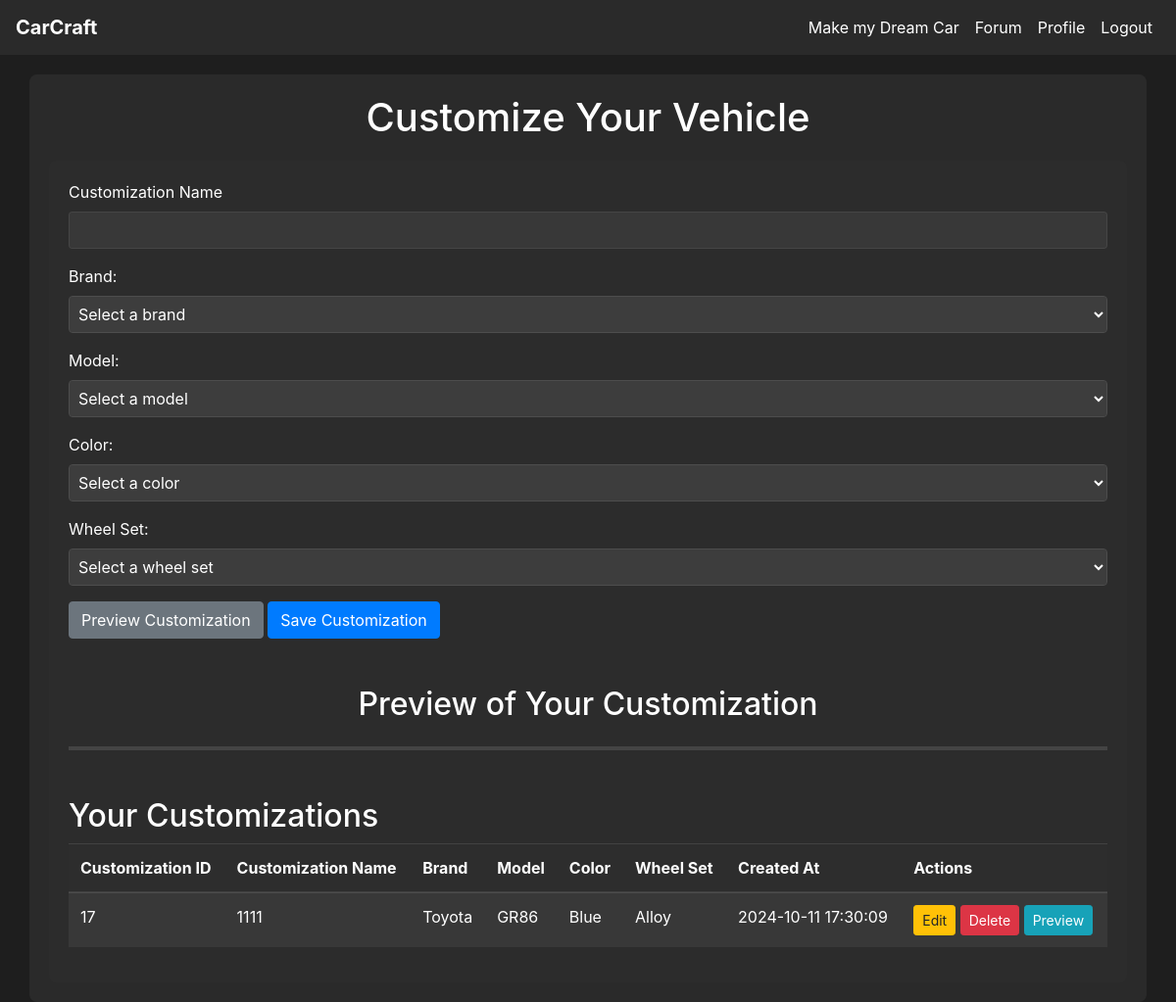
The page /customize (signed in) on the database its author committed.
### tables this page shows
CREATE TABLE customization (
    customization_id INTEGER PRIMARY KEY AUTOINCREMENT,
    customization_name VARCHAR(100) NOT NULL,
    user_id INTEGER NOT NULL,
    model_id INTEGER NOT NULL,
    color_id INTEGER NOT NULL,
    wheel_id INTEGER NOT NULL,
    created_at DATETIME DEFAULT CURRENT_TIMESTAMP,
    FOREIGN KEY (user_id) REFERENCES user(user_id),
    FOREIGN KEY (model_id) REFERENCES model(model_id),
    FOREIGN KEY (color_id) REFERENCES color(color_id),
    FOREIGN KEY (wheel_id) REFERENCES wheel_set(wheel_id)
);

CREATE TABLE brand (
    brand_id INTEGER PRIMARY KEY AUTOINCREMENT,
    name VARCHAR(20)
);

CREATE TABLE model (
    model_id INTEGER PRIMARY KEY AUTOINCREMENT,
    brand_id INTEGER NOT NULL,
    type_id INTEGER NOT NULL,
    name VARCHAR(100) NOT NULL,
    FOREIGN KEY (brand_id) REFERENCES brand(brand_id),
    FOREIGN KEY (type_id) REFERENCES vehicle_type(type_id)
);

CREATE TABLE color (
    color_id INTEGER PRIMARY KEY AUTOINCREMENT,
    name VARCHAR(50)
);

CREATE TABLE wheel_set (
    wheel_id INTEGER PRIMARY KEY AUTOINCREMENT,
    name VARCHAR(100),
    description TEXT
);

### app.py (the view, shortened to what this page needs)
@app.route('/customize', methods=['GET', 'POST'])
@login_required
def customize():
    db = get_db_connection()
    brands = db.execute('SELECT brand_id, name FROM brand').fetchall()
    colors = db.execute('SELECT color_id, name FROM color').fetchall()
    wheels = db.execute('SELECT wheel_id, name FROM wheel_set').fetchall()
    models = []
    if brands:
        default_brand_id = brands[0]['brand_id']
        models = db.execute('SELECT model_id, name FROM model WHERE brand_id = ?', (default_brand_id,)).fetchall()
    customizations = db.execute('''
        SELECT customization.customization_id, customization.customization_name,
               brand.name AS brand_name, model.name AS model_name,
               color.name AS color_name, wheel_set.name AS wheel_name,
               customization.created_at
        FROM customization
        JOIN model ON customization.model_id = model.model_id
        JOIN brand ON model.brand_id = brand.brand_id
        JOIN color ON customization.color_id = color.color_id
        JOIN wheel_set ON customization.wheel_id = wheel_set.wheel_id
        WHERE customization.user_id = ?
    ''', (current_user.id,)).fetchall()
    return render_template('customize.html', brands=brands, colors=colors,
                           wheels=wheels, models=models, customizations=customizations)

### app.py (called while the page is built)
def get_db_connection():
    conn = sqlite3.connect(DATABASE)
    conn.row_factory = sqlite3.Row  # This enables column access by name: row['column_name']
    return conn

@login_manager.user_loader
def load_user(user_id):
    return User.get(user_id)

    @staticmethod
    def get(user_id):
        conn = get_db_connection()
        user_data = conn.execute('SELECT * FROM user WHERE user_id = ?', (user_id,)).fetchone()
        conn.close()
        if user_data:
            return User(
                user_id=user_data['user_id'],
                username=user_data['username'],
                email=user_data['email'],
                password_hash=user_data['password_hash'],
                admin=bool(user_data['admin'])
            )
        return None

### templates/customize.html (shortened to what this page needs)
{% extends 'base.html' %}
{% block content %}
<h1 class="text-center">Customize Your Vehicle</h1>
<div class="container">
    <form id="customization-form" method="POST" action="{{ url_for('customize') }}" class="mb-5">
        <div class="form-group">
            <label for="customization_name">Customization Name</label>
            <input type="text" id="customization_name" name="customization_name" class="form-control" value="{{ customization.customization_name if customization else '' }}" required>
        </div>
        <div class="form-group">
            <label for="brand_id">Brand:</label>
            <select name="brand_id" id="brand_id" class="form-control" required>
                <option value="" disabled selected>Select a brand</option>
            </select>
        </div>
        <div class="form-group">
            <label for="model_id">Model:</label>
            <select name="model_id" id="model_id" class="form-control" required>
                <option value="" disabled selected>Select a model</option>
            </select>
        </div>
        <div class="form-group">
            <label for="color_id">Color:</label>
            <select name="color_id" id="color_id" class="form-control">
                <option value="" disabled selected>Select a color</option>
            </select>
        </div>
        <div class="form-group">
            <label for="wheel_id">Wheel Set:</label>
            <select name="wheel_id" id="wheel_id" class="form-control">
                <option value="" disabled selected>Select a wheel set</option>
            </select>
        </div>
        <button type="button" id="preview-button" class="btn btn-secondary">Preview Customization</button>
        <button type="submit" class="btn btn-primary">Save Customization</button>
    </form>
    <h2 id="preview-of-your-customization" class="text-center mb-4">Preview of Your Customization</h2>
    <div id="car-viewer" class="mb-5"></div>
    <h2>Your Customizations</h2>
    <table class="table table-striped">
        <thead>
            <tr>
                <th>Customization ID</th>
                <th>Customization Name</th>
                <th>Brand</th>
                <th>Model</th>
                <th>Color</th>
                <th>Wheel Set</th>
                <th>Created At</th>
                <th>Actions</th>
            </tr>
        </thead>
        <tbody>
            {% for customization in customizations %}
                <tr>
                    <td>{{ customization.customization_id }}</td>
                    <td>{{ customization.customization_name }}</td>
                    <td>{{ customization.brand_name }}</td>
                    <td>{{ customization.model_name }}</td>
                    <td>{{ customization.color_name }}</td>
                    <td>{{ customization.wheel_name }}</td>
                    <td>{{ customization.created_at }}</td>
                    <td>
                        <a href="{{ url_for('edit_customization', customization_id=customization.customization_id) }}" class="btn btn-warning btn-sm">Edit</a>
                        <form method="POST" action="{{ url_for('customize') }}" style="display:inline;">
                            <button type="submit" class="btn btn-danger btn-sm" onclick="return confirm('Are you sure you want to delete this customization?');">Delete</button>
                        </form>
                        <button type="button" class="btn btn-info btn-sm preview-saved" data-brand="{{ customization.brand_name }}" data-model="{{ customization.model_name }}" data-color="{{ customization.color_name }}" data-wheel="{{ customization.wheel_name }}">Preview</button>
                    </td>
                </tr>
            {% endfor %}
        </tbody>
    </table>
</div>
{% endblock %}

### static/css/style.css (style rules this page uses)
body { background-color: #1e1e1e; color: #ffffff; }
.container { background-color: rgba(45, 45, 45, 0.8); border-radius: 8px; padding: 20px; margin-top: 20px; position: relative }
h1, h2, h3, h4, h5, h6 { color: #ffffff; }
.btn-primary { background-color: #007bff; border-color: #007bff; }
.btn-secondary { background-color: #6c757d; border-color: #6c757d; }
input, select, textarea { background-color: #3d3d3d; border-color: #4d4d4d; color: #ffffff; }
.form-control { background-color: rgba(61, 61, 61, 0.8); border-color: rgba(77, 77, 77, 0.8); color: #ffffff; }
a { color: #007bff; }
.table { color: #ffffff; background-color: rgba(45, 45, 45, 0.8); }
.table thead th { border-bottom-color: rgba(255, 255, 255, 0.1); }
.table td, .table th { border-top-color: rgba(255, 255, 255, 0.1); }
.table { color: #fff; }
.table-striped tbody tr:nth-of-type(odd) { background-color: rgba(255, 255, 255, .05); }
.btn-danger { background-color: #dc3545; border-color: #dc3545; }

### templates/customize.html (style rules this page uses)
#car-viewer { width: 100%; height: 100%; margin: 0 auto; display: flex; justify-content: center; align-items: center; border: 2px solid #444; background-color: #1f1f1f; }

### rows shown on the page
customization: customization_id "17", customization_name "1111", brand_name "Toyota", model_name "GR86", color_name "Blue", wheel_name "Alloy", created_at "2024-10-11 17:30:09"
